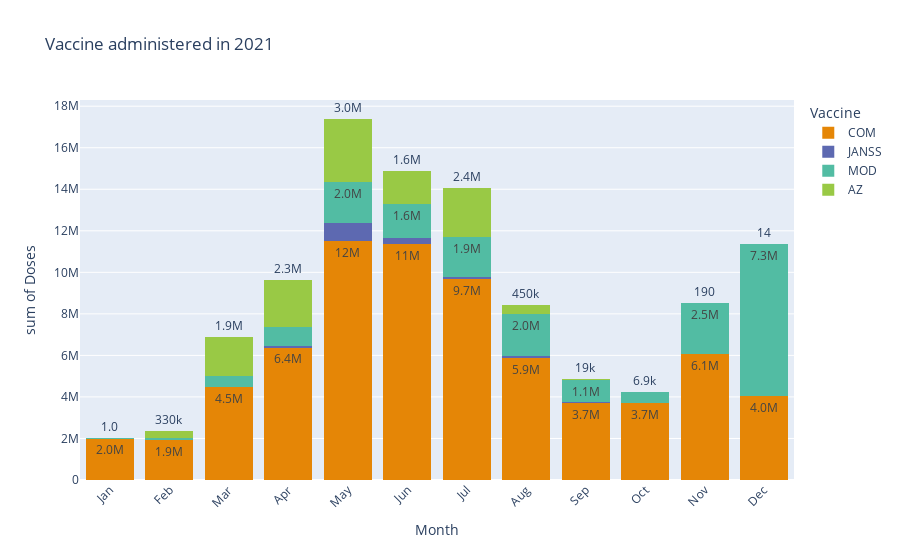

The cell this chart's notebook holds for it:
### Code cell
fig=fig = px.histogram(df_vaccine_2021, x="Month", y='Doses', color='Vaccine', color_discrete_sequence=px.colors.qualitative.Vivid, barmode='stack', text_auto='.2s',title="Vaccine administered in 2021")
fig.update_traces(textangle=0, textposition="outside", cliponaxis=False)
fig.update_layout(uniformtext_minsize=10, xaxis_tickangle=-45, uniformtext_mode='hide')
fig.show()
fig.write_image("fig4.png",scale=2, width= 1000)

### Figure 1 — Plotly figure (JSON) as saved in the notebook; plotly's stock layout.template omitted (floating-point values rounded to 4 significant figures)
{"data": [{"alignmentgroup": "True", "bingroup": "x", "cliponaxis": false, "histfunc": "sum", "hovertemplate": "Vaccine=COM<br>Month=%{x}<br>sum of Doses=%{y}<extra></extra>", "legendgroup": "COM", "marker": {"color": "rgb(229, 134, 6)", "pattern": {"shape": ""}}, "name": "COM", "offsetgroup": "COM", "orientation": "v", "showlegend": true, "textangle": 0, "textposition": "outside", "texttemplate": "%{value:.2s}", "type": "histogram", "x": ["Jan", "Jan", "Jan", "Jan", "Jan", "Feb", "Feb", "Feb", "Feb", "Mar", "Mar", "Mar", "Mar", "Mar", "Apr", "Apr", "Apr", "Apr", "May", "May", "May", "May", "May", "Jun", "Jun", "Jun", "Jun", "Jul", "Jul", "Jul", "Jul", "Aug", "Aug", "Aug", "Aug", "Aug", "Sep", "Sep", "Sep", "Sep", "Oct", "Oct", "Oct", "Oct", "Nov", "Nov", "Nov", "Nov", "Nov", "Dec", "Dec", "Dec", "Dec"], "xaxis": "x", "y": [117309, 543991, 539943, 230326, 556967, 596711, 395630, 385235, 547170, 717714, 790764, 878644, 979902, 1103595, 1320751, 1391096, 1596722, 2062209, 2116545, 2299633, 2323877, 2266397, 2494599, 2906528, 2954794, 2950201, 2561640, 2585015, 2623147, 2390071, 2067039, 1790437, 1191027, 834611, 1030158, 1038558, 908463, 922835, 1045072, 831975, 784467, 1032784, 937119, 939362, 899173, 1057543, 1115817, 1384848, 1602932, 1313360, 1231575, 782510, 697430], "yaxis": "y"}, {"alignmentgroup": "True", "bingroup": "x", "cliponaxis": false, "histfunc": "sum", "hovertemplate": "Vaccine=JANSS<br>Month=%{x}<br>sum of Doses=%{y}<extra></extra>", "legendgroup": "JANSS", "marker": {"color": "rgb(93, 105, 177)", "pattern": {"shape": ""}}, "name": "JANSS", "offsetgroup": "JANSS", "orientation": "v", "showlegend": true, "textangle": 0, "textposition": "outside", "texttemplate": "%{value:.2s}", "type": "histogram", "x": ["Jan", "Mar", "Mar", "Apr", "Apr", "Apr", "Apr", "May", "May", "May", "May", "May", "Jun", "Jun", "Jun", "Jun", "Jul", "Jul", "Jul", "Jul", "Aug", "Aug", "Aug", "Aug", "Aug", "Sep", "Sep", "Sep", "Sep", "Oct", "Oct", "Oct", "Oct", "Nov", "Nov", "Nov", "Nov", "Nov", "Dec", "Dec", "Dec", "Dec"], "xaxis": "x", "y": [1, 1, 15, 8, 2, 12607, 82100, 89850, 77140, 167000, 172451, 352960, 193742, 42703, 32985, 26679, 21299, 20838, 26747, 34687, 19349, 18125, 15818, 16304, 12104, 7891, 5825, 7012, 5469, 3773, 4470, 2199, 1002, 576, 430, 439, 665, 722, 799, 678, 491, 182], "yaxis": "y"}, {"alignmentgroup": "True", "bingroup": "x", "cliponaxis": false, "histfunc": "sum", "hovertemplate": "Vaccine=MOD<br>Month=%{x}<br>sum of Doses=%{y}<extra></extra>", "legendgroup": "MOD", "marker": {"color": "rgb(82, 188, 163)", "pattern": {"shape": ""}}, "name": "MOD", "offsetgroup": "MOD", "orientation": "v", "showlegend": true, "textangle": 0, "textposition": "outside", "texttemplate": "%{value:.2s}", "type": "histogram", "x": ["Jan", "Jan", "Jan", "Jan", "Feb", "Feb", "Feb", "Feb", "Mar", "Mar", "Mar", "Mar", "Mar", "Apr", "Apr", "Apr", "Apr", "May", "May", "May", "May", "May", "Jun", "Jun", "Jun", "Jun", "Jul", "Jul", "Jul", "Jul", "Aug", "Aug", "Aug", "Aug", "Aug", "Sep", "Sep", "Sep", "Sep", "Oct", "Oct", "Oct", "Oct", "Nov", "Nov", "Nov", "Nov", "Nov", "Dec", "Dec", "Dec", "Dec"], "xaxis": "x", "y": [3, 2343, 13255, 4159, 10499, 21443, 44571, 39442, 68705, 76651, 81112, 125434, 180890, 219139, 162149, 211754, 323184, 349387, 357315, 359340, 509172, 398318, 347397, 440079, 429969, 395475, 396166, 447570, 487738, 601824, 495777, 348212, 303615, 410200, 469547, 410859, 254222, 237487, 190638, 152737, 157413, 127047, 99729, 102484, 184436, 254372, 596755, 1329996, 1891330, 2287173, 1657752, 1490245], "yaxis": "y"}, {"alignmentgroup": "True", "bingroup": "x", "cliponaxis": false, "histfunc": "sum", "hovertemplate": "Vaccine=AZ<br>Month=%{x}<br>sum of Doses=%{y}<extra></extra>", "legendgroup": "AZ", "marker": {"color": "rgb(153, 201, 69)", "pattern": {"shape": ""}}, "name": "AZ", "offsetgroup": "AZ", "orientation": "v", "showlegend": true, "textangle": 0, "textposition": "outside", "texttemplate": "%{value:.2s}", "type": "histogram", "x": ["Jan", "Jan", "Jan", "Feb", "Feb", "Feb", "Feb", "Mar", "Mar", "Mar", "Mar", "Mar", "Apr", "Apr", "Apr", "Apr", "May", "May", "May", "May", "May", "Jun", "Jun", "Jun", "Jun", "Jul", "Jul", "Jul", "Jul", "Aug", "Aug", "Aug", "Aug", "Aug", "Sep", "Sep", "Sep", "Sep", "Oct", "Oct", "Oct", "Oct", "Nov", "Nov", "Nov", "Nov", "Nov", "Dec", "Dec", "Dec", "Dec"], "xaxis": "x", "y": [0, 0, 1, 16, 20100, 95715, 218966, 376046, 425192, 159957, 497863, 413870, 430556, 655324, 652692, 516508, 743716, 675992, 604218, 596831, 428343, 409665, 263084, 353508, 584090, 650748, 620362, 659707, 449131, 228054, 92517, 75147, 36275, 14743, 6342, 4357, 4303, 3789, 2297, 2507, 1249, 877, 3, 49, 73, 52, 16, 1, 5, 4, 4], "yaxis": "y"}], "layout": {"barmode": "stack", "legend": {"title": {"text": "Vaccine"}, "tracegroupgap": 0}, "title": {"text": "Vaccine administered in 2021"}, "uniformtext": {"minsize": 10, "mode": "hide"}, "xaxis": {"anchor": "y", "domain": [0, 1], "tickangle": -45, "title": {"text": "Month"}}, "yaxis": {"anchor": "x", "domain": [0, 1], "title": {"text": "sum of Doses"}}}}
